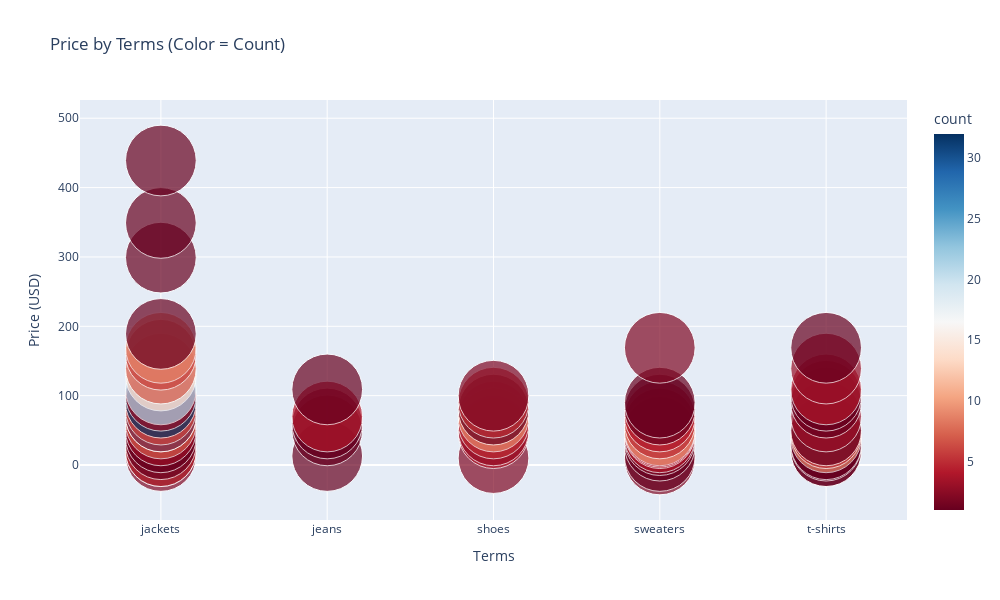

Notebook code cell kept with this figure:
### Markdown cell above
## Alternative interactive visualization for better understanding

### Code cell
import plotly.express as px

fig = px.scatter(
    classifi_pr,
    x="terms",
    y="price_usd",
    color="count",              # Color by count
    size=[150]*len(classifi_pr),  # Fixed size for each point
    size_max=50,
    color_continuous_scale="RdBu",
    title="Price by Terms (Color = Count)"
)

fig.update_layout(
    xaxis_title="Terms",
    yaxis_title="Price (USD)",
    width=1000,
    height=600
)

fig.show()

### Figure 1 — Plotly figure (JSON) as saved in the notebook; plotly's stock layout.template omitted (floating-point values rounded to 4 significant figures)
{"data": [{"hovertemplate": "terms=%{x}<br>price_usd=%{y}<br>size=%{marker.size}<br>count=%{marker.color}<extra></extra>", "legendgroup": "", "marker": {"color": [2, 1, 5, 1, 1, 3, 7, 15, 1, 6, 32, 3, 21, 14, 7, 6, 9, 1, 1, 1, 1, 1, 1, 1, 4, 1, 2, 4, 3, 5, 9, 1, 5, 2, 2, 1, 1, 2, 4, 4, 4, 10, 5, 4, 1, 1, 2, 1, 1, 1, 1, 9, 5, 1, 3, 1, 1, 4, 3, 1], "coloraxis": "coloraxis", "size": [150, 150, 150, 150, 150, 150, 150, 150, 150, 150, 150, 150, 150, 150, 150, 150, 150, 150, 150, 150, 150, 150, 150, 150, 150, 150, 150, 150, 150, 150, 150, 150, 150, 150, 150, 150, 150, 150, 150, 150, 150, 150, 150, 150, 150, 150, 150, 150, 150, 150, 150, 150, 150, 150, 150, 150, 150, 150, 150, 150], "sizemode": "area", "sizeref": 0.06, "symbol": "circle"}, "mode": "markers", "name": "", "orientation": "v", "showlegend": false, "type": "scatter", "x": ["jackets", "jackets", "jackets", "jackets", "jackets", "jackets", "jackets", "jackets", "jackets", "jackets", "jackets", "jackets", "jackets", "jackets", "jackets", "jackets", "jackets", "jackets", "jackets", "jackets", "jackets", "jeans", "jeans", "jeans", "jeans", "jeans", "shoes", "shoes", "shoes", "shoes", "shoes", "shoes", "shoes", "shoes", "sweaters", "sweaters", "sweaters", "sweaters", "sweaters", "sweaters", "sweaters", "sweaters", "sweaters", "sweaters", "sweaters", "sweaters", "sweaters", "t-shirts", "t-shirts", "t-shirts", "t-shirts", "t-shirts", "t-shirts", "t-shirts", "t-shirts", "t-shirts", "t-shirts", "t-shirts", "t-shirts", "t-shirts"], "xaxis": "x", "y": [12.99, 19.9, 19.99, 29.99, 39.9, 49.9, 59.9, 69.9, 69.99, 79.9, 89.9, 99.9, 109.0, 129.0, 139.0, 159.0, 169.0, 189.0, 299.0, 349.0, 439.0, 12.99, 49.9, 59.9, 69.9, 109.0, 9.99, 45.9, 49.9, 59.9, 69.9, 79.9, 89.9, 99.9, 7.99, 12.99, 27.9, 35.9, 39.9, 45.9, 47.9, 49.9, 59.9, 69.9, 79.9, 89.9, 169.0, 19.9, 19.99, 27.9, 29.9, 39.9, 45.9, 49.9, 69.9, 89.9, 99.9, 109.0, 139.0, 169.0], "yaxis": "y"}], "layout": {"coloraxis": {"colorbar": {"title": {"text": "count"}}, "colorscale": [[0, "rgb(103,0,31)"], [0.1, "rgb(178,24,43)"], [0.2, "rgb(214,96,77)"], [0.3, "rgb(244,165,130)"], [0.4, "rgb(253,219,199)"], [0.5, "rgb(247,247,247)"], [0.6, "rgb(209,229,240)"], [0.7, "rgb(146,197,222)"], [0.8, "rgb(67,147,195)"], [0.9, "rgb(33,102,172)"], [1, "rgb(5,48,97)"]]}, "height": 600, "legend": {"itemsizing": "constant", "tracegroupgap": 0}, "title": {"text": "Price by Terms (Color = Count)"}, "width": 1000, "xaxis": {"anchor": "y", "domain": [0, 1], "title": {"text": "Terms"}}, "yaxis": {"anchor": "x", "domain": [0, 1], "title": {"text": "Price (USD)"}}}}
